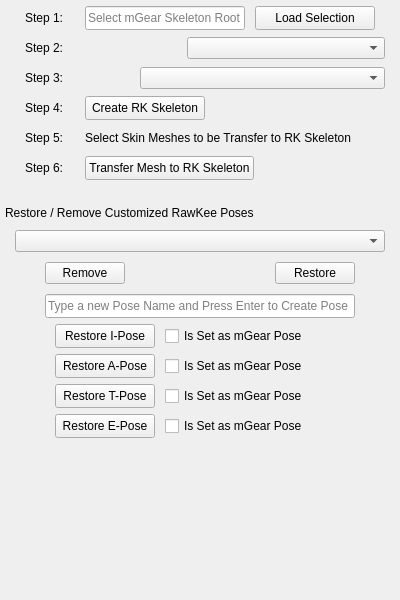
<?xml version="1.0" encoding="UTF-8"?>
<ui version="4.0">
 <class>Frame</class>
 <widget class="QFrame" name="Frame">
  <property name="geometry">
   <rect>
    <x>0</x>
    <y>0</y>
    <width>400</width>
    <height>600</height>
   </rect>
  </property>
  <property name="minimumSize">
   <size>
    <width>400</width>
    <height>600</height>
   </size>
  </property>
  <property name="maximumSize">
   <size>
    <width>16777215</width>
    <height>16777215</height>
   </size>
  </property>
  <property name="windowTitle">
   <string>Frame</string>
  </property>
  <layout class="QGridLayout" name="gridLayout">
   <property name="leftMargin">
    <number>0</number>
   </property>
   <property name="topMargin">
    <number>0</number>
   </property>
   <property name="rightMargin">
    <number>0</number>
   </property>
   <property name="bottomMargin">
    <number>0</number>
   </property>
   <item row="0" column="0">
    <layout class="QVBoxLayout" name="akVLayout">
     <property name="topMargin">
      <number>6</number>
     </property>
     <item>
      <layout class="QVBoxLayout" name="verticalLayout">
       <property name="leftMargin">
        <number>5</number>
       </property>
       <property name="rightMargin">
        <number>5</number>
       </property>
       <item>
        <layout class="QHBoxLayout" name="iPoseLayout">
         <property name="spacing">
          <number>10</number>
         </property>
         <property name="leftMargin">
          <number>20</number>
         </property>
         <item>
          <widget class="QLabel" name="stp01">
           <property name="minimumSize">
            <size>
             <width>50</width>
             <height>24</height>
            </size>
           </property>
           <property name="maximumSize">
            <size>
             <width>16777215</width>
             <height>16777215</height>
            </size>
           </property>
           <property name="text">
            <string>Step 1:</string>
           </property>
          </widget>
         </item>
         <item>
          <widget class="QLineEdit" name="mGearRootName">
           <property name="minimumSize">
            <size>
             <width>160</width>
             <height>24</height>
            </size>
           </property>
           <property name="maximumSize">
            <size>
             <width>16777215</width>
             <height>16777215</height>
            </size>
           </property>
           <property name="readOnly">
            <bool>true</bool>
           </property>
           <property name="placeholderText">
            <string>Select mGear Skeleton Root</string>
           </property>
          </widget>
         </item>
         <item>
          <widget class="QPushButton" name="loadMGearSkelButton">
           <property name="minimumSize">
            <size>
             <width>120</width>
             <height>24</height>
            </size>
           </property>
           <property name="maximumSize">
            <size>
             <width>16777215</width>
             <height>16777215</height>
            </size>
           </property>
           <property name="text">
            <string>Load Selection</string>
           </property>
          </widget>
         </item>
         <item>
          <spacer name="horizontalSpacer">
           <property name="orientation">
            <enum>Qt::Horizontal</enum>
           </property>
           <property name="sizeHint" stdset="0">
            <size>
             <width>40</width>
             <height>20</height>
            </size>
           </property>
          </spacer>
         </item>
        </layout>
       </item>
       <item>
        <layout class="QHBoxLayout" name="skelConfigLayoutStep2">
         <property name="spacing">
          <number>10</number>
         </property>
         <property name="leftMargin">
          <number>20</number>
         </property>
         <property name="rightMargin">
          <number>10</number>
         </property>
         <item>
          <widget class="QLabel" name="skelConfigLabel">
           <property name="minimumSize">
            <size>
             <width>50</width>
             <height>24</height>
            </size>
           </property>
           <property name="maximumSize">
            <size>
             <width>16777215</width>
             <height>16777215</height>
            </size>
           </property>
           <property name="text">
            <string>Step 2:</string>
           </property>
          </widget>
         </item>
         <item>
          <widget class="QComboBox" name="cExportTypeComboBox">
           <property name="placeholderText">
            <string>Choose Character Export Type</string>
           </property>
           <item>
            <property name="text">
             <string>HAnimHumanoid - BASIC</string>
            </property>
           </item>
           <item>
            <property name="text">
             <string>HAnimHumanoid - RAWKEE</string>
            </property>
           </item>
           <item>
            <property name="text">
             <string>CGE Skin (glTF-style)</string>
            </property>
           </item>
          </widget>
         </item>
        </layout>
       </item>
       <item>
        <layout class="QHBoxLayout" name="loaLayoutStep1">
         <property name="spacing">
          <number>10</number>
         </property>
         <property name="leftMargin">
          <number>20</number>
         </property>
         <property name="rightMargin">
          <number>10</number>
         </property>
         <item>
          <widget class="QLabel" name="laoLabel">
           <property name="minimumSize">
            <size>
             <width>50</width>
             <height>24</height>
            </size>
           </property>
           <property name="maximumSize">
            <size>
             <width>16777215</width>
             <height>16777215</height>
            </size>
           </property>
           <property name="text">
            <string>Step 3:</string>
           </property>
          </widget>
         </item>
         <item>
          <widget class="QComboBox" name="loaComboBox">
           <property name="placeholderText">
            <string>Choose your Level of Articulation (LOA)</string>
           </property>
           <item>
            <property name="text">
             <string>Level -1</string>
            </property>
           </item>
           <item>
            <property name="text">
             <string>Level 0</string>
            </property>
           </item>
           <item>
            <property name="text">
             <string>Level 1</string>
            </property>
           </item>
           <item>
            <property name="text">
             <string>Level 2</string>
            </property>
           </item>
           <item>
            <property name="text">
             <string>Level 3</string>
            </property>
           </item>
           <item>
            <property name="text">
             <string>Level 4</string>
            </property>
           </item>
          </widget>
         </item>
        </layout>
       </item>
       <item>
        <layout class="QHBoxLayout" name="aPoseLayout">
         <property name="spacing">
          <number>10</number>
         </property>
         <property name="leftMargin">
          <number>20</number>
         </property>
         <item>
          <widget class="QLabel" name="label_4">
           <property name="minimumSize">
            <size>
             <width>50</width>
             <height>24</height>
            </size>
           </property>
           <property name="maximumSize">
            <size>
             <width>16777215</width>
             <height>16777215</height>
            </size>
           </property>
           <property name="text">
            <string>Step 4:</string>
           </property>
          </widget>
         </item>
         <item>
          <widget class="QPushButton" name="createRKSkelButton">
           <property name="minimumSize">
            <size>
             <width>120</width>
             <height>24</height>
            </size>
           </property>
           <property name="maximumSize">
            <size>
             <width>16777215</width>
             <height>16777215</height>
            </size>
           </property>
           <property name="text">
            <string>Create RK Skeleton</string>
           </property>
          </widget>
         </item>
         <item>
          <spacer name="horizontalSpacer_2">
           <property name="orientation">
            <enum>Qt::Horizontal</enum>
           </property>
           <property name="sizeHint" stdset="0">
            <size>
             <width>40</width>
             <height>20</height>
            </size>
           </property>
          </spacer>
         </item>
        </layout>
       </item>
       <item>
        <layout class="QHBoxLayout" name="tPoseLayout">
         <property name="spacing">
          <number>10</number>
         </property>
         <property name="leftMargin">
          <number>20</number>
         </property>
         <item>
          <widget class="QLabel" name="label_5">
           <property name="minimumSize">
            <size>
             <width>50</width>
             <height>24</height>
            </size>
           </property>
           <property name="maximumSize">
            <size>
             <width>16777215</width>
             <height>16777215</height>
            </size>
           </property>
           <property name="text">
            <string>Step 5:</string>
           </property>
          </widget>
         </item>
         <item>
          <widget class="QLabel" name="label_6">
           <property name="minimumSize">
            <size>
             <width>260</width>
             <height>24</height>
            </size>
           </property>
           <property name="maximumSize">
            <size>
             <width>16777215</width>
             <height>16777215</height>
            </size>
           </property>
           <property name="text">
            <string>Select Skin Meshes to be Transfer to RK Skeleton</string>
           </property>
          </widget>
         </item>
         <item>
          <spacer name="horizontalSpacer_4">
           <property name="orientation">
            <enum>Qt::Horizontal</enum>
           </property>
           <property name="sizeHint" stdset="0">
            <size>
             <width>40</width>
             <height>20</height>
            </size>
           </property>
          </spacer>
         </item>
        </layout>
       </item>
       <item>
        <layout class="QHBoxLayout" name="ePoseLayout">
         <property name="spacing">
          <number>10</number>
         </property>
         <property name="leftMargin">
          <number>20</number>
         </property>
         <item>
          <widget class="QLabel" name="label_7">
           <property name="minimumSize">
            <size>
             <width>50</width>
             <height>24</height>
            </size>
           </property>
           <property name="maximumSize">
            <size>
             <width>16777215</width>
             <height>16777215</height>
            </size>
           </property>
           <property name="text">
            <string>Step 6:</string>
           </property>
          </widget>
         </item>
         <item>
          <widget class="QPushButton" name="transferMeshButton">
           <property name="minimumSize">
            <size>
             <width>165</width>
             <height>24</height>
            </size>
           </property>
           <property name="maximumSize">
            <size>
             <width>16777215</width>
             <height>16777215</height>
            </size>
           </property>
           <property name="text">
            <string>Transfer Mesh to RK Skeleton</string>
           </property>
          </widget>
         </item>
         <item>
          <spacer name="horizontalSpacer_5">
           <property name="orientation">
            <enum>Qt::Horizontal</enum>
           </property>
           <property name="sizeHint" stdset="0">
            <size>
             <width>40</width>
             <height>20</height>
            </size>
           </property>
          </spacer>
         </item>
        </layout>
       </item>
      </layout>
     </item>
     <item>
      <layout class="QVBoxLayout" name="customLayout">
       <property name="spacing">
        <number>10</number>
       </property>
       <property name="leftMargin">
        <number>5</number>
       </property>
       <property name="topMargin">
        <number>20</number>
       </property>
       <property name="rightMargin">
        <number>5</number>
       </property>
       <item>
        <widget class="QLabel" name="customPoseLabel">
         <property name="sizePolicy">
          <sizepolicy hsizetype="Preferred" vsizetype="Preferred">
           <horstretch>0</horstretch>
           <verstretch>0</verstretch>
          </sizepolicy>
         </property>
         <property name="text">
          <string>Restore / Remove Customized RawKee Poses</string>
         </property>
         <property name="alignment">
          <set>Qt::AlignBottom|Qt::AlignLeading|Qt::AlignLeft</set>
         </property>
        </widget>
       </item>
       <item>
        <layout class="QHBoxLayout" name="comboBoxLayout">
         <property name="spacing">
          <number>0</number>
         </property>
         <property name="leftMargin">
          <number>10</number>
         </property>
         <property name="rightMargin">
          <number>10</number>
         </property>
         <item>
          <widget class="QComboBox" name="customBPBox">
           <property name="minimumSize">
            <size>
             <width>0</width>
             <height>0</height>
            </size>
           </property>
           <property name="maximumSize">
            <size>
             <width>16777215</width>
             <height>16777215</height>
            </size>
           </property>
           <property name="placeholderText">
            <string>List of RawKee Bind Poses</string>
           </property>
          </widget>
         </item>
        </layout>
       </item>
       <item>
        <layout class="QHBoxLayout" name="removeRestoreLayout">
         <property name="leftMargin">
          <number>40</number>
         </property>
         <property name="rightMargin">
          <number>40</number>
         </property>
         <item>
          <widget class="QPushButton" name="pushButton_4">
           <property name="text">
            <string>Remove</string>
           </property>
          </widget>
         </item>
         <item>
          <spacer name="horizontalSpacer_6">
           <property name="orientation">
            <enum>Qt::Horizontal</enum>
           </property>
           <property name="sizeHint" stdset="0">
            <size>
             <width>40</width>
             <height>20</height>
            </size>
           </property>
          </spacer>
         </item>
         <item>
          <widget class="QPushButton" name="pushButton_3">
           <property name="text">
            <string>Restore</string>
           </property>
          </widget>
         </item>
        </layout>
       </item>
       <item>
        <layout class="QHBoxLayout" name="customEditLineLayout">
         <property name="spacing">
          <number>0</number>
         </property>
         <property name="leftMargin">
          <number>40</number>
         </property>
         <property name="rightMargin">
          <number>40</number>
         </property>
         <item>
          <widget class="QLineEdit" name="lineEdit">
           <property name="minimumSize">
            <size>
             <width>300</width>
             <height>24</height>
            </size>
           </property>
           <property name="maximumSize">
            <size>
             <width>16777215</width>
             <height>16777215</height>
            </size>
           </property>
           <property name="placeholderText">
            <string>Type a new Pose Name and Press Enter to Create Pose</string>
           </property>
          </widget>
         </item>
        </layout>
       </item>
      </layout>
     </item>
     <item>
      <layout class="QVBoxLayout" name="poseInterface">
       <property name="leftMargin">
        <number>5</number>
       </property>
       <property name="rightMargin">
        <number>5</number>
       </property>
       <item>
        <layout class="QHBoxLayout" name="iPoseLayout">
         <property name="spacing">
          <number>10</number>
         </property>
         <property name="leftMargin">
          <number>50</number>
         </property>
         <item>
          <widget class="QPushButton" name="restoreIPose">
           <property name="minimumSize">
            <size>
             <width>100</width>
             <height>24</height>
            </size>
           </property>
           <property name="maximumSize">
            <size>
             <width>16777215</width>
             <height>16777215</height>
            </size>
           </property>
           <property name="text">
            <string>Restore I-Pose</string>
           </property>
          </widget>
         </item>
         <item>
          <widget class="QCheckBox" name="iPoseCheckBox">
           <property name="minimumSize">
            <size>
             <width>170</width>
             <height>24</height>
            </size>
           </property>
           <property name="maximumSize">
            <size>
             <width>16777215</width>
             <height>16777215</height>
            </size>
           </property>
           <property name="text">
            <string>Is Set as mGear Pose</string>
           </property>
          </widget>
         </item>
         <item>
          <spacer name="horizontalSpacer">
           <property name="orientation">
            <enum>Qt::Horizontal</enum>
           </property>
           <property name="sizeHint" stdset="0">
            <size>
             <width>40</width>
             <height>20</height>
            </size>
           </property>
          </spacer>
         </item>
        </layout>
       </item>
       <item>
        <layout class="QHBoxLayout" name="aPoseLayout">
         <property name="spacing">
          <number>10</number>
         </property>
         <property name="leftMargin">
          <number>50</number>
         </property>
         <item>
          <widget class="QPushButton" name="restoreAPose">
           <property name="minimumSize">
            <size>
             <width>100</width>
             <height>24</height>
            </size>
           </property>
           <property name="maximumSize">
            <size>
             <width>16777215</width>
             <height>16777215</height>
            </size>
           </property>
           <property name="text">
            <string>Restore A-Pose</string>
           </property>
          </widget>
         </item>
         <item>
          <widget class="QCheckBox" name="aPoseCheckBox">
           <property name="minimumSize">
            <size>
             <width>170</width>
             <height>24</height>
            </size>
           </property>
           <property name="maximumSize">
            <size>
             <width>16777215</width>
             <height>16777215</height>
            </size>
           </property>
           <property name="text">
            <string>Is Set as mGear Pose</string>
           </property>
          </widget>
         </item>
         <item>
          <spacer name="horizontalSpacer_2">
           <property name="orientation">
            <enum>Qt::Horizontal</enum>
           </property>
           <property name="sizeHint" stdset="0">
            <size>
             <width>40</width>
             <height>20</height>
            </size>
           </property>
          </spacer>
         </item>
        </layout>
       </item>
       <item>
        <layout class="QHBoxLayout" name="tPoseLayout">
         <property name="spacing">
          <number>10</number>
         </property>
         <property name="leftMargin">
          <number>50</number>
         </property>
         <item>
          <widget class="QPushButton" name="pushButton">
           <property name="minimumSize">
            <size>
             <width>100</width>
             <height>24</height>
            </size>
           </property>
           <property name="maximumSize">
            <size>
             <width>16777215</width>
             <height>16777215</height>
            </size>
           </property>
           <property name="text">
            <string>Restore T-Pose</string>
           </property>
          </widget>
         </item>
         <item>
          <widget class="QCheckBox" name="checkBox">
           <property name="minimumSize">
            <size>
             <width>170</width>
             <height>24</height>
            </size>
           </property>
           <property name="maximumSize">
            <size>
             <width>16777215</width>
             <height>16777215</height>
            </size>
           </property>
           <property name="text">
            <string>Is Set as mGear Pose</string>
           </property>
          </widget>
         </item>
         <item>
          <spacer name="horizontalSpacer_4">
           <property name="orientation">
            <enum>Qt::Horizontal</enum>
           </property>
           <property name="sizeHint" stdset="0">
            <size>
             <width>40</width>
             <height>20</height>
            </size>
           </property>
          </spacer>
         </item>
        </layout>
       </item>
       <item>
        <layout class="QHBoxLayout" name="ePoseLayout">
         <property name="spacing">
          <number>10</number>
         </property>
         <property name="leftMargin">
          <number>50</number>
         </property>
         <item>
          <widget class="QPushButton" name="pushButton_2">
           <property name="minimumSize">
            <size>
             <width>100</width>
             <height>24</height>
            </size>
           </property>
           <property name="maximumSize">
            <size>
             <width>16777215</width>
             <height>16777215</height>
            </size>
           </property>
           <property name="text">
            <string>Restore E-Pose</string>
           </property>
          </widget>
         </item>
         <item>
          <widget class="QCheckBox" name="checkBox_2">
           <property name="minimumSize">
            <size>
             <width>170</width>
             <height>24</height>
            </size>
           </property>
           <property name="maximumSize">
            <size>
             <width>16777215</width>
             <height>16777215</height>
            </size>
           </property>
           <property name="text">
            <string>Is Set as mGear Pose</string>
           </property>
          </widget>
         </item>
         <item>
          <spacer name="horizontalSpacer_5">
           <property name="orientation">
            <enum>Qt::Horizontal</enum>
           </property>
           <property name="sizeHint" stdset="0">
            <size>
             <width>40</width>
             <height>20</height>
            </size>
           </property>
          </spacer>
         </item>
        </layout>
       </item>
      </layout>
     </item>
     <item>
      <spacer name="verticalSpacer">
       <property name="orientation">
        <enum>Qt::Vertical</enum>
       </property>
       <property name="sizeHint" stdset="0">
        <size>
         <width>20</width>
         <height>40</height>
        </size>
       </property>
      </spacer>
     </item>
    </layout>
   </item>
  </layout>
 </widget>
 <resources/>
 <connections/>
</ui>
